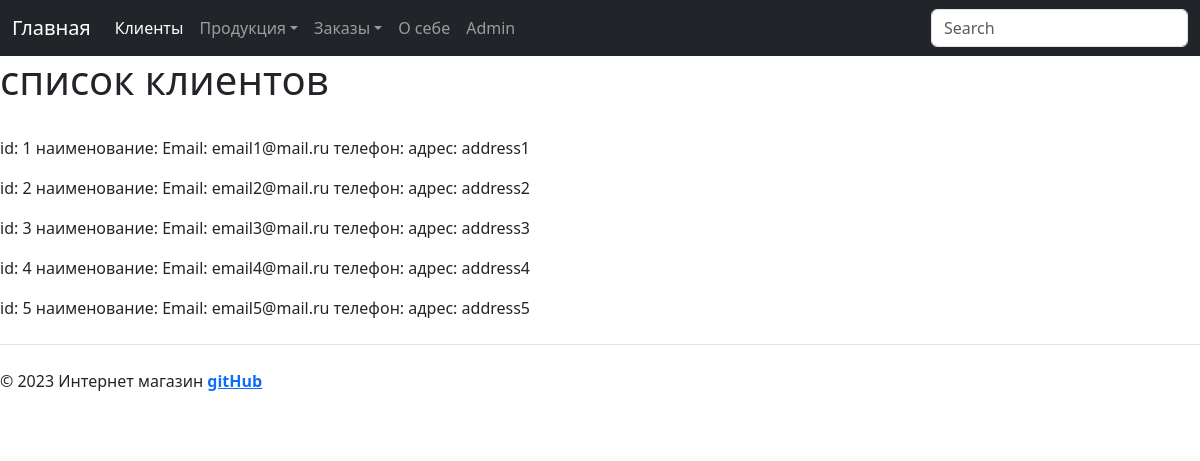
Page /shop/clients/ on the earlier database version.
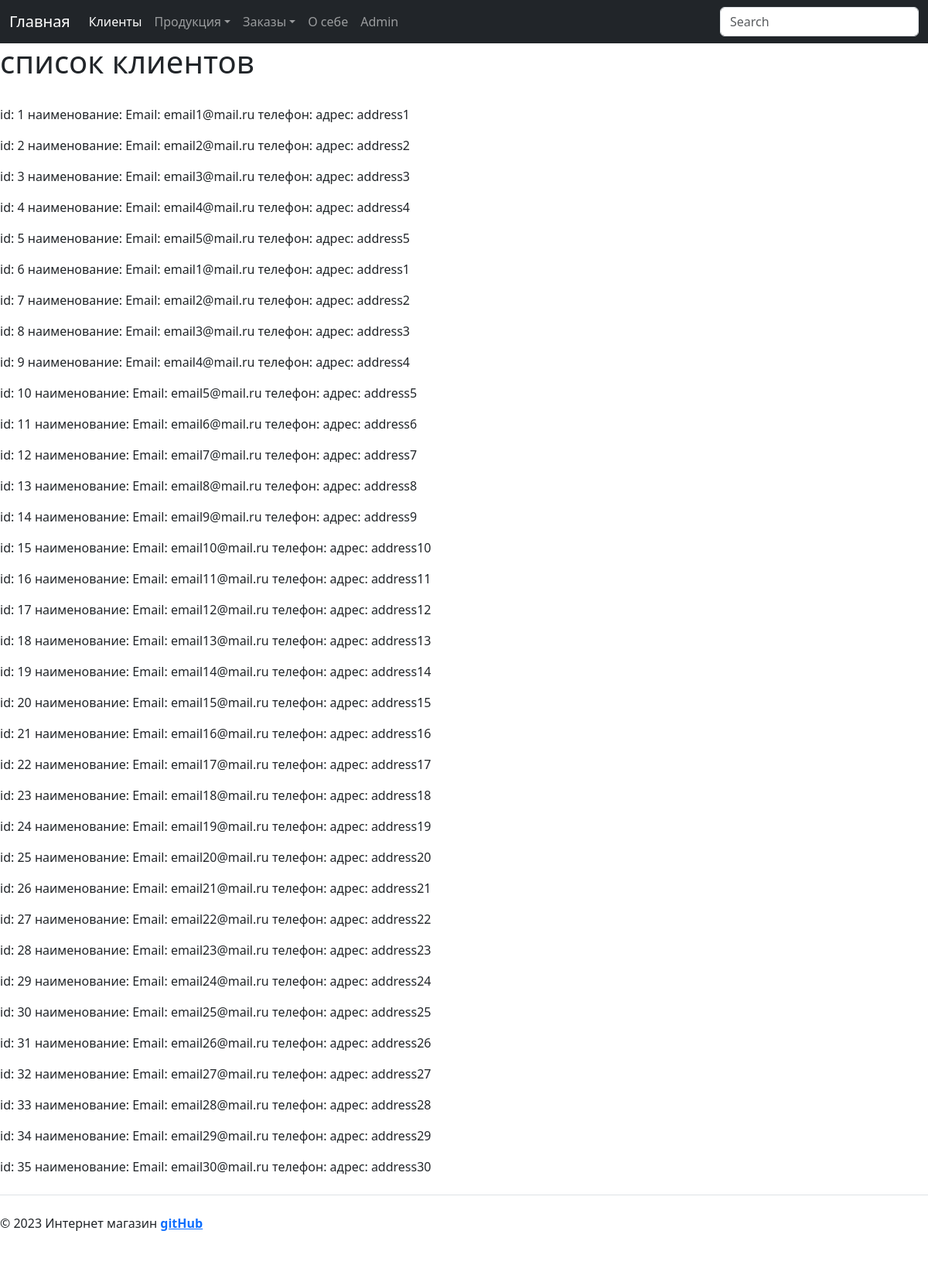
Same page on the later database version.
### shop_app/models.py (models this page shows, shortened)
class Client(models.Model):
    name_client = models.CharField(max_length=50)
    email = models.EmailField()
    phone_number = models.CharField(max_length=12)
    address = models.CharField(max_length=100)

### shop_app/views.py (the view)
# urls.py: path('shop/clients/', views.clients, name='clients'),                           # вывод всех клиентов
def clients(request):
    clients = Client.objects.all()
    logger.info(f'Страница "Список клиентов" успешно открыта')
    return render(request, 'shop_app/clients.html', {'clients': clients})

### shop_app/templates/shop_app/clients.html (shortened to what this page needs)
{% extends 'shop_app/base.html' %}
{% block content %}
<h1>список клиентов</h1> <br>
{% for client in clients %}
    <p>id: {{ client.id }}    наименование: {{ client.name_clients }} Email: {{ client.email }} телефон: {{ client.phone_client }} адрес: {{ client.address}}</p>
{%  endfor %}
{% endblock %}

Differences in the rows shown:
added Client: id "6", email "email1@mail.ru", address "address1"
added Client: id "7", email "email2@mail.ru", address "address2"
added Client: id "8", email "email3@mail.ru", address "address3"
added Client: id "9", email "email4@mail.ru", address "address4"
added Client: id "10", email "email5@mail.ru", address "address5"
added Client: id "11", email "email6@mail.ru", address "address6"
added Client: id "12", email "email7@mail.ru", address "address7"
added Client: id "13", email "email8@mail.ru", address "address8"
added Client: id "14", email "email9@mail.ru", address "address9"
added Client: id "15", email "email10@mail.ru", address "address10"
added Client: id "16", email "email11@mail.ru", address "address11"
added Client: id "17", email "email12@mail.ru", address "address12"
added Client: id "18", email "email13@mail.ru", address "address13"
added Client: id "19", email "email14@mail.ru", address "address14"
added Client: id "20", email "email15@mail.ru", address "address15"
added Client: id "21", email "email16@mail.ru", address "address16"
added Client: id "22", email "email17@mail.ru", address "address17"
added Client: id "23", email "email18@mail.ru", address "address18"
added Client: id "24", email "email19@mail.ru", address "address19"
added Client: id "25", email "email20@mail.ru", address "address20"
added Client: id "26", email "email21@mail.ru", address "address21"
added Client: id "27", email "email22@mail.ru", address "address22"
added Client: id "28", email "email23@mail.ru", address "address23"
added Client: id "29", email "email24@mail.ru", address "address24"
added Client: id "30", email "email25@mail.ru", address "address25"
added Client: id "31", email "email26@mail.ru", address "address26"
added Client: id "32", email "email27@mail.ru", address "address27"
added Client: id "33", email "email28@mail.ru", address "address28"
added Client: id "34", email "email29@mail.ru", address "address29"
added Client: id "35", email "email30@mail.ru", address "address30"
